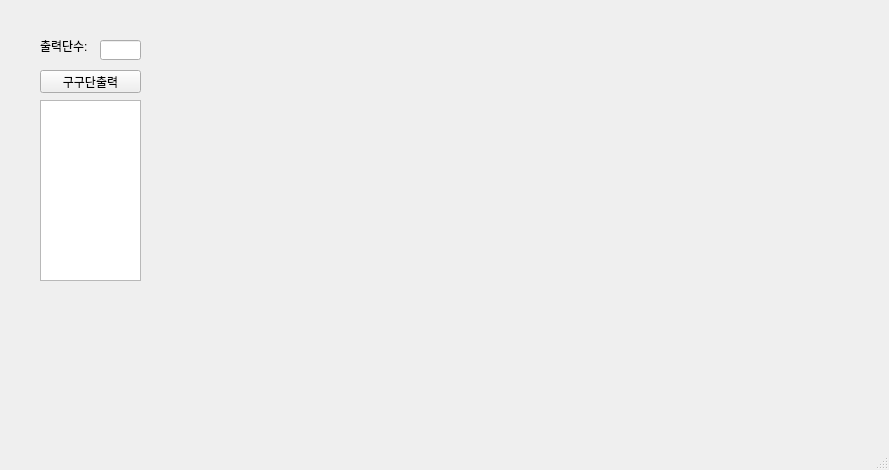
<?xml version="1.0" encoding="UTF-8"?>
<ui version="4.0">
 <class>MainWindow</class>
 <widget class="QMainWindow" name="MainWindow">
  <property name="geometry">
   <rect>
    <x>0</x>
    <y>0</y>
    <width>889</width>
    <height>470</height>
   </rect>
  </property>
  <property name="windowTitle">
   <string>MainWindow</string>
  </property>
  <widget class="QWidget" name="centralwidget">
   <widget class="QLabel" name="lel">
    <property name="geometry">
     <rect>
      <x>40</x>
      <y>40</y>
      <width>56</width>
      <height>12</height>
     </rect>
    </property>
    <property name="text">
     <string>출력단수:</string>
    </property>
   </widget>
   <widget class="QLineEdit" name="le">
    <property name="geometry">
     <rect>
      <x>100</x>
      <y>40</y>
      <width>41</width>
      <height>20</height>
     </rect>
    </property>
   </widget>
   <widget class="QTextEdit" name="te">
    <property name="geometry">
     <rect>
      <x>40</x>
      <y>100</y>
      <width>101</width>
      <height>181</height>
     </rect>
    </property>
   </widget>
   <widget class="QPushButton" name="pb">
    <property name="geometry">
     <rect>
      <x>40</x>
      <y>70</y>
      <width>101</width>
      <height>23</height>
     </rect>
    </property>
    <property name="text">
     <string>구구단출력</string>
    </property>
   </widget>
  </widget>
  <widget class="QStatusBar" name="statusbar"/>
 </widget>
 <resources/>
 <connections/>
</ui>
